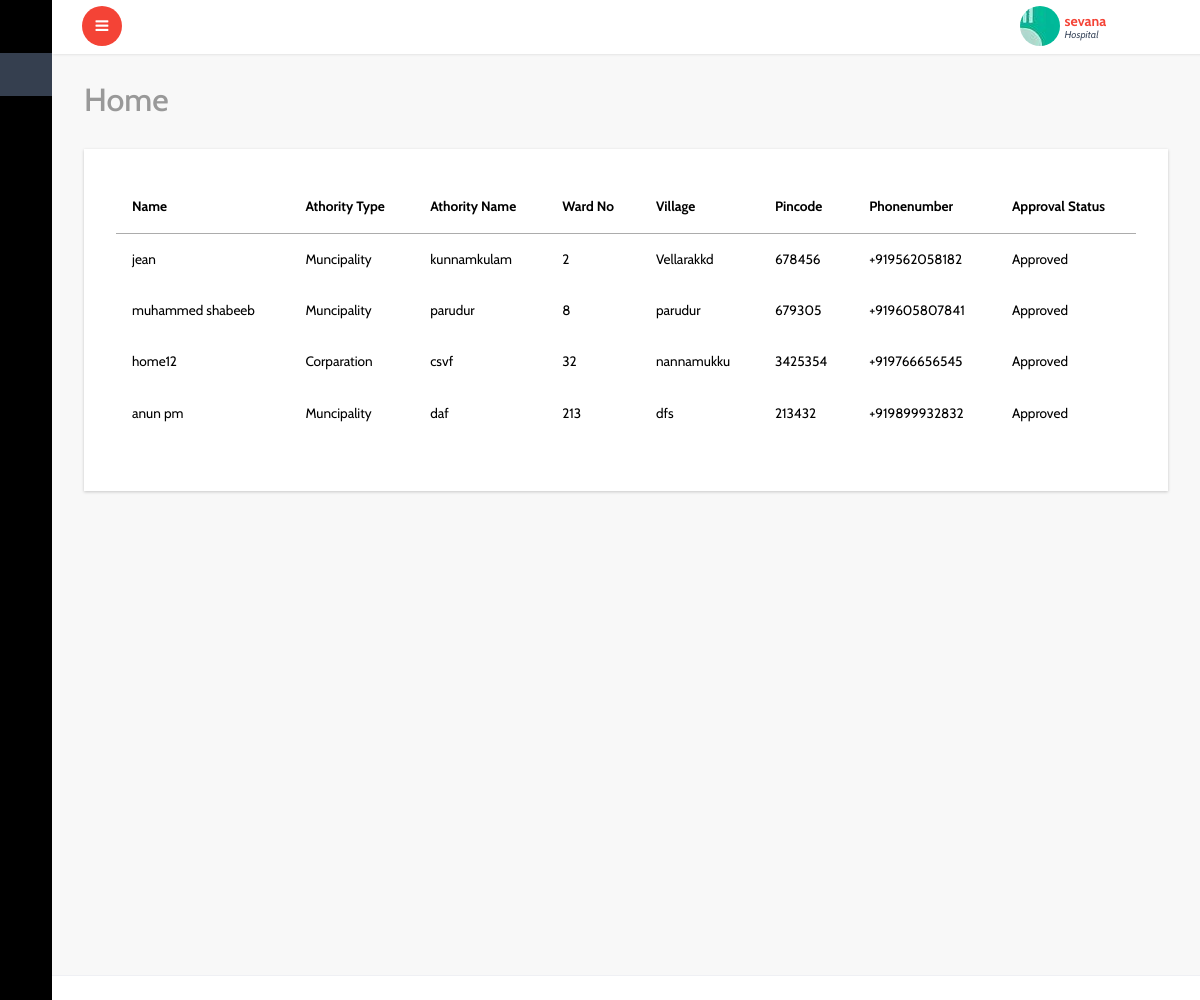
The page /all_home/ (signed in) on the database its author committed.
### account/models.py (models this page shows, shortened)
class Center(models.Model):
    user=models.OneToOneField(User,on_delete=models.CASCADE)
    center_name=models.CharField(max_length=50)
    authority_type=models.CharField(max_length=50,choices=authority_types,default=govermnet)
    center_pincode=models.PositiveIntegerField()
    center_place=models.CharField(max_length=60)
    center_type=models.CharField(max_length=50,choices=ceter_types,)
    center_ideantification_proof=models.FileField(upload_to='center_proof')
    center_phone=PhoneNumberField()
    center_photo=models.ImageField(upload_to='center_photo')
    status_appruval=models.BooleanField(default=False)

class Home(models.Model):
    user=models.OneToOneField(User,on_delete=models.CASCADE)
    name=models.CharField(max_length=40)
    authority_type=models.CharField(max_length=30,choices=authority_types,)
    authority_name=models.CharField(max_length=50)
    ward_no=models.PositiveIntegerField()
    village=models.CharField(max_length=50)
    pincode=models.PositiveIntegerField()
    phonenumber=PhoneNumberField()
    status_appruval=models.BooleanField(default=False)

### account/views.py (the view)
# urls.py: path('all_home/',views.all_home,name='all_home'),
def all_home(request):
    c=Home.objects.all()
    return render(request,'admin/home.html',{'c':c})

### templates/admin/home.html (shortened to what this page needs)
{% extends 'dashboard/index.html' %}
{% block content %}
			<div id="page-wrapper">
				<div class="graphs">
					<h3 class="blank1">Home</h3>
					 <div class="xs tabls">
						<div class="bs-example4" data-example-id="contextual-table">
                            <table class="table">
                                {% if c %}
                                <thead>
                                    <tr>
                                      <th>Name</th>
                                      <th>Athority Type</th>
                                       <th>Athority Name</th>
                                       <th>Ward No</th>
                                       <th>Village</th>
                                       <th>Pincode</th>
                                       <th>Phonenumber</th>
                                        <th>Approval Status</th>
                                    </tr>
                                </thead>
                                <tbody>
                                    {% for l in c %}
                                    <tr>
                                        <td>{{l.name}}</td>
                                        <td>{{l.authority_type}}</td>
                                        <td>{{l.authority_name}}</td>
                                        <td>{{l.ward_no}}</td>
                                        <td>{{l.village}}</td>
                                        <td>{{l.pincode}}</td>
                                        <td>{{l.phonenumber}}</td>
                                     {% if l.status_appruval == True %}
                                        <td>Approved</td>
                                        {% else %}
                                        <td><a href="{% url 'homeappruval' l.id %}" style="color: red;">Approve Now</a></td>
                                        {% endif %}
                                    </tr>
                                    {% endfor %}
                                </tbody>
                            </table>
                            {% else %}
                            <h4>No Centers Registerd For appruval</h4>
                            {% endif %}
					   </div>
						</div>
						</div>
					</div>
		{% endblock %}

### templates/dashboard/header.html (shortened to what this page needs)
<html lang="en">
<head>
</head>
<body>
		<div class="main-content">
			<div class="header-section">
			<a class="toggle-btn  menu-collapsed"><i class="fa fa-bars"></i></a>
			<div class="menu-right">
				<div class="user-panel-top">
					<div class="profile_details">
						<ul>
							<li class="dropdown profile_details_drop">
								<a href="#" class="dropdown-toggle" data-toggle="dropdown" aria-expanded="false">
									<div class="profile_img">
										{% if user.is_superuser %}
										<span style="background:url(/static/dashboard/images/1.jpg) no-repeat center"> </span>
										 <div class="user-name">
											<p>{{user.username}}<span>Administrator</span></p>
											{% elif user.center.center_type == 'Hospital' %}
											<span style="background:url({{user.center.center_photo.url}}) no-repeat center"> </span>
										 	<div class="user-name">
											<p>{{user.center.center_name}}<span>Hospital</span></p>
											{% elif user.center.user_type == 'CSLTC' %}
											<span style="background:url({{user.center.center_photo.url}}) no-repeat center"> </span>
										 	<div class="user-name">
											<p>{{user.center.center_name}}<span>CSLTC</span></p>
											{% elif user.center.user_type == 'CFLTC' %}
											<span style="background:url({{user.center.center_photo.url}}) no-repeat center"> </span>
										 	<div class="user-name">
											<p>{{user.center.center_name}}<span>CFLTC</span></p>
											{% elif user.center.user_type == 'Domicile' %}
											<span style="background:url({{user.center.center_photo.url}}) no-repeat center"> </span>
										 	<div class="user-name">
											<p>{{user.center.center_name}}<span>Domicile</span></p>
											{% elif user.lab.lab_type == 'private' %}
											<span style="background:url({{user.lab.photo_of_lab.url}}) no-repeat center"> </span>
										 	<div class="user-name">
											<p>{{user.lab.lab_name}}<span>Lab</span></p>
											{% elif user.lab.lab_type == 'hospital' %}
											<span style="background:url({{user.lab.photo_of_lab.url}}) no-repeat center"> </span>
										 	<div class="user-name">
											<p>{{user.lab.center.center_name}}<span>Lab</span></p>
											{% elif user.home %}
										 	<div class="user-name">
											<p>{{user.home.name}}<span>Home</span></p>
											{% elif user.dmo %}
										 	<div class="user-name">
											<p>{{user.dmo.name}}<span>DMO</span></p>
											{% elif user.doctor %}
											<span style="background:url({{user.doctor.doctor_photo.url}}) no-repeat center"> </span>
										 	<div class="user-name">
											<p>{{user.dmo.name}}<span>Doctor</span></p>
											{% else %}
											<div class="user-name">
											<p>{{user.userregister.name}}<span>User</span></p>
											{% endif %}
										 </div>
										 <i class="lnr lnr-chevron-down"></i>
										<div class="clearfix"></div>
									</div>
								</a>
							</li>
							<div class="clearfix"> </div>
						</ul>
					</div>
					<div class="clearfix"></div>
				</div>
			  </div>
			</div>
</body>
</html>

### rows shown on the page
Home: name "jean", authority_type "Muncipality", authority_name "kunnamkulam", ward_no "2", village "Vellarakkd", pincode "678456", phonenumber "+919562058182", status_appruval "Approved"
Home: name "muhammed shabeeb", authority_type "Muncipality", authority_name "parudur", ward_no "8", village "parudur", pincode "679305", phonenumber "+919605807841", status_appruval "Approved"
Home: name "home12", authority_type "Corparation", authority_name "csvf", ward_no "32", village "nannamukku", pincode "3425354", phonenumber "+919766656545", status_appruval "Approved"
Home: name "anun pm", authority_type "Muncipality", authority_name "daf", ward_no "213", village "dfs", pincode "213432", phonenumber "+919899932832", status_appruval "Approved"

### other values the page prints
{{ user.center.center_name }} "sevana"
